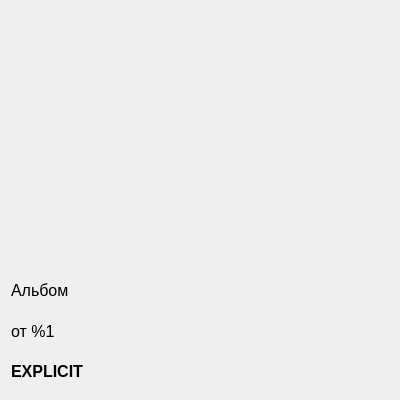
<?xml version="1.0" encoding="UTF-8"?>
<ui version="4.0">
 <class>AlbumCard</class>
 <widget class="QWidget" name="AlbumCard">
  <property name="geometry">
   <rect>
    <x>0</x>
    <y>0</y>
    <width>400</width>
    <height>400</height>
   </rect>
  </property>
  <property name="sizePolicy">
   <sizepolicy hsizetype="Expanding" vsizetype="Expanding">
    <horstretch>0</horstretch>
    <verstretch>0</verstretch>
   </sizepolicy>
  </property>
  <property name="font">
   <font>
    <pointsize>12</pointsize>
   </font>
  </property>
  <property name="windowTitle">
   <string>Form</string>
  </property>
  <layout class="QVBoxLayout" name="verticalLayout">
   <item>
    <widget class="QPushButton" name="coverButton">
     <property name="sizePolicy">
      <sizepolicy hsizetype="Expanding" vsizetype="Preferred">
       <horstretch>0</horstretch>
       <verstretch>0</verstretch>
      </sizepolicy>
     </property>
     <property name="minimumSize">
      <size>
       <width>256</width>
       <height>256</height>
      </size>
     </property>
     <property name="cursor">
      <cursorShape>PointingHandCursor</cursorShape>
     </property>
     <property name="autoFillBackground">
      <bool>false</bool>
     </property>
     <property name="text">
      <string/>
     </property>
     <property name="iconSize">
      <size>
       <width>256</width>
       <height>256</height>
      </size>
     </property>
     <property name="flat">
      <bool>true</bool>
     </property>
    </widget>
   </item>
   <item>
    <widget class="QLabel" name="titleLabel">
     <property name="sizePolicy">
      <sizepolicy hsizetype="Preferred" vsizetype="Preferred">
       <horstretch>0</horstretch>
       <verstretch>0</verstretch>
      </sizepolicy>
     </property>
     <property name="text">
      <string>Альбом</string>
     </property>
    </widget>
   </item>
   <item>
    <widget class="QLabel" name="artistLabel">
     <property name="sizePolicy">
      <sizepolicy hsizetype="Preferred" vsizetype="Preferred">
       <horstretch>0</horstretch>
       <verstretch>0</verstretch>
      </sizepolicy>
     </property>
     <property name="text">
      <string>от %1</string>
     </property>
    </widget>
   </item>
   <item>
    <widget class="QLabel" name="explicityLabel">
     <property name="sizePolicy">
      <sizepolicy hsizetype="Minimum" vsizetype="Preferred">
       <horstretch>0</horstretch>
       <verstretch>0</verstretch>
      </sizepolicy>
     </property>
     <property name="font">
      <font>
       <pointsize>12</pointsize>
       <weight>75</weight>
       <bold>true</bold>
      </font>
     </property>
     <property name="text">
      <string>EXPLICIT</string>
     </property>
    </widget>
   </item>
  </layout>
 </widget>
 <resources/>
 <connections/>
</ui>
